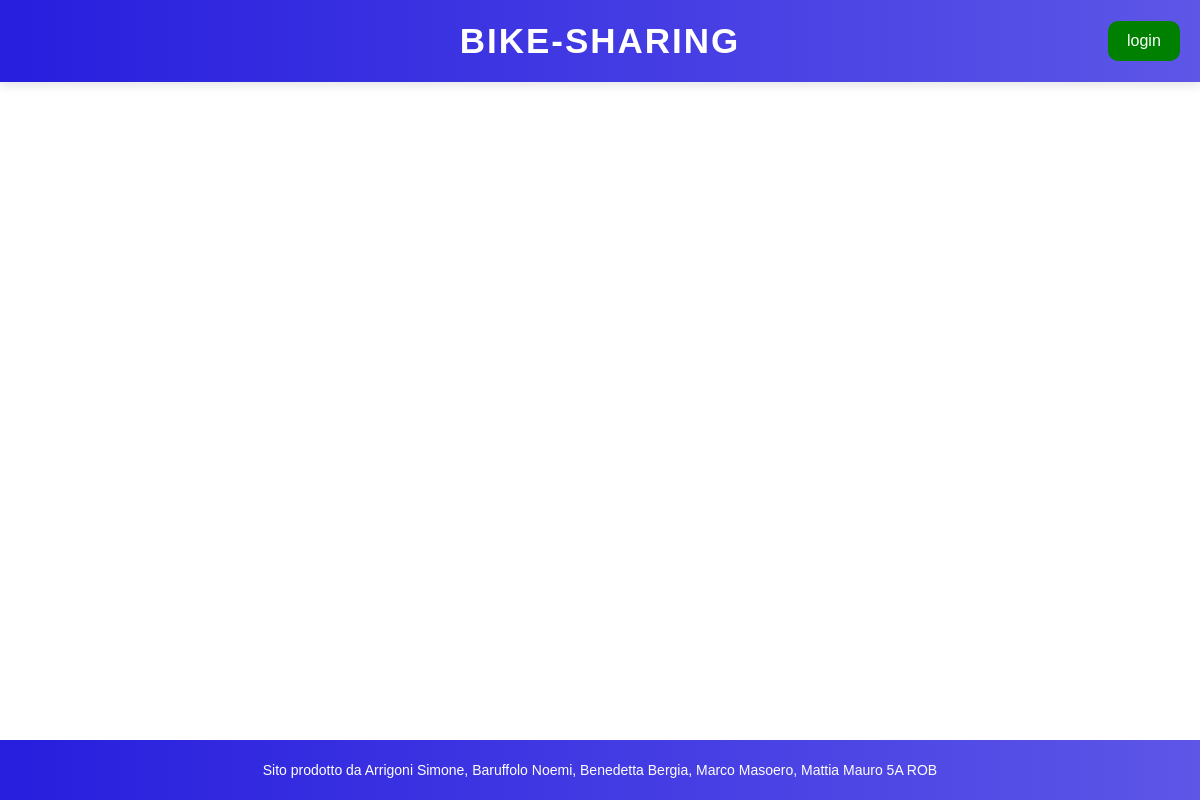
Before: /bike_sharing/index.php with the older database file.
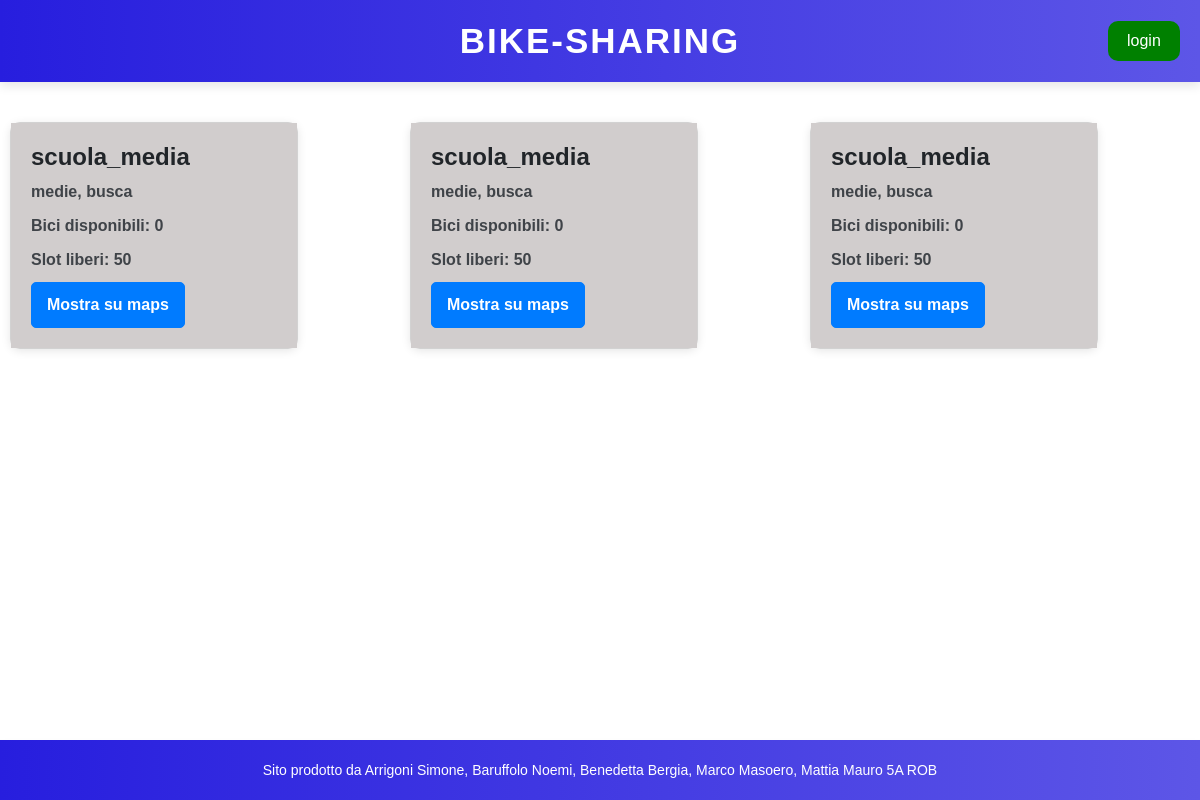
After: the same page with the newer database file.
### tables this page shows
CREATE TABLE `stazioni` (
  `id_stazione` int(11) NOT NULL,
  `nomeStazione` varchar(20) NOT NULL,
  `via` varchar(30) NOT NULL,
  `citta` varchar(30) NOT NULL,
  `latitudine` varchar(10) NOT NULL,
  `longitudine` varchar(10) NOT NULL
);

### bike_sharing/index.php (the view, shortened to what this page needs)
<?php
    include_once("./templates/header.php")
?>
<div class="container_index">
    <?php
        require("./conf/db_config.php");
        $stmt = $conn->prepare("SELECT * FROM stazioni");
        $stmt->execute();
        $result = $stmt->get_result();
        $stazioni = $result->fetch_all(MYSQLI_ASSOC);
        foreach($stazioni as $stazione){
            $nBici = 0;
            $nSlot = 50;
            $url_googlemaps = "https://www.google.com/maps?q=".$stazione["latitudine"].",".$stazione["longitudine"]."";
            echo "<div class='card' style='width: 18rem;'>
            <div class='card-body'>
                <h5 class='card-title'>".$stazione["nomeStazione"]."</h5>
                <p class='card-text'>".$stazione["via"].", ".$stazione["citta"]."</p>
                <p class='card-text'> Bici disponibili: ".$nBici."</p>
                <p class='card-text'> Slot liberi: ".($nSlot-$nBici)."</p>
                <a href='$url_googlemaps' target='_blank' class='btn btn-primary'>Mostra su maps</a>
            </div>
            </div>";
        }
    ?>
</div>
<?php
    include_once("./templates/footer.php")
?>

### bike_sharing/templates/header.php (shortened to what this page needs)
<!DOCTYPE html>
<html lang="en">
<head>
    <link rel="stylesheet" href="/bike_sharing/css/style.css">
    <link href="https://cdn.jsdelivr.net/npm/bootstrap@5.3.6/dist/css/bootstrap.min.css" rel="stylesheet">
</head>
<body>
    <header>
        <h1>BIKE-SHARING</h1>
        <div class="bottoni_header">
            <?php
                if (isset($_SESSION['login'])) {
                    echo "<input type='button' id='profilo' class='area_personale' value='area personale' onClick=\"location.href='./home_riservata.php'\">";
                }elseif (($_SERVER['PHP_SELF'] == '/bike_sharing/login.php') || ($_SERVER['PHP_SELF'] == '/bike_sharing/templates/registra_utente_form.php')){
                    echo "<input type='button' id='stazioni' class='stazioni' value='stazioni' onClick=\"location.href='../index.php'\">";
                }else{
                    echo "<input type='button' id='login' class='login' value='login' onClick=\"location.href='./login.php'\">";
                }
            ?>
        </div>
    </header>
<section>

### bike_sharing/templates/footer.php
</section>
<footer>
    Sito prodotto da Arrigoni Simone, Baruffolo Noemi, Benedetta Bergia, Marco Masoero, Mattia Mauro 5A ROB
</footer>
<link rel="stylesheet" href="./css/style.css">
</body>
</html>

### bike_sharing/css/style.css (style rules this page uses)
html, body { overflow-x: hidden; width: 100%; }
body { font-family: helvetica, sans-serif; padding-bottom: 80px; }
header { width: 100%; background: linear-gradient(to right, #271ede, #5d56e7); position: relative; padding: 20px 0; box-shadow: 0 4px 10px rgba(0, 0, 0, 0.1); text-align: center; color: white; font-family: 'Arial', sans-serif; }
header h1 { margin: 0; font-size: 35px; font-weight: bold; letter-spacing: 2px; }
.back, .login, .buttonform, .stazioni, .area_personale { min-width: 60px; color: white; border: 0; border-radius: 10px; }
.bottoni_header { position: absolute; top: 50%; right: 20px; transform: translateY(-50%); display: flex; gap: 10px; }
.stazioni, .area_personale, .login { background-color: green; font-size: 1rem; padding: 0.5rem 1.2rem; border: none; border-radius: 10px; color: white; cursor: pointer; }
footer { margin-top: 20px; height: 60px; bottom: 0; left: 0; background: linear-gradient(to right, #271ede, #5d56e7); box-shadow: 0 4px 6px rgba(0, 0, 0, 0.1); position: fixed; width: 100%; text-align: center; line-height: 60px; color: white; font-family: Arial, sans-serif; font-size: 14px; }
select, input, input:valid { border-color: blue; }
.container_index { max-width: 1300px; margin: 30px auto; padding: 10px; display: grid; grid-template-columns: repeat(auto-fit, minmax(280px, 1fr)); gap: 20px; justify-content: center; }
.card { width: 100%; border-radius: 10px; box-shadow: 0 2px 10px rgba(0, 0, 0, 0.1); transition: transform 0.3s ease; }
.card-body { background-color: #d1cdcd; padding: 20px; }
.card-title { font-size: 1.5rem; font-weight: bold; }
.card-text { font-size: 1rem; color: #3f4348; margin-bottom: 10px; font-weight: 700; }
.btn-primary { background-color: #007bff; border-color: #007bff; font-weight: bold; padding: 10px 15px; border-radius: 5px; }

Changed rows visible on the page:
added stazioni: nomeStazione "scuola_media", via "medie", citta "busca", nBici "0", nBici "50"
added stazioni: nomeStazione "scuola_media", via "medie", citta "busca", nBici "0", nBici "50"
added stazioni: nomeStazione "scuola_media", via "medie", citta "busca", nBici "0", nBici "50"
